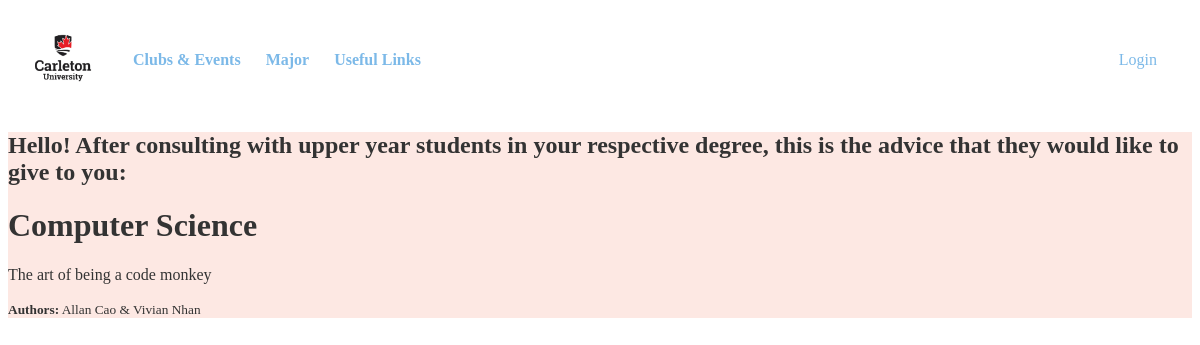
Page /major/Computer-Science/ on the committed database.
### base/models.py (models this page shows, shortened)
class Major(models.Model):
    name = models.CharField(max_length=100, unique=True)
    description = models.TextField()
    authors = models.CharField(max_length=100, null=True)
    slug = models.SlugField(default="", null=True, unique=True)
    css_class = models.CharField(max_length=100, null=True) # will include text like "computer-science" referenced in majors.css

### base/views.py (the view)
# urls.py: path('major/<slug:slug>/', views.MajorDetailView.as_view(), name='majorAdvice'),
class MajorDetailView(DetailView):
    model = Major # The model we want to use to fill out the template with
    template_name = 'base/tips.html' # The template
    context_object_name = 'major' # The name of the model we will use in the template to access the values
    slug_field = 'slug' # The value in the model that we're looking for
    slug_url_kwarg = 'slug' # The value in the url that we're comparing to the slug_field in the model to retrieve the correct model

### base/templates/base/tips.html
{% extends 'main.html' %}
{% block content %}
<div class="{{ major.css_class }}">
    <h2> Hello! After consulting with upper year students in your respective degree, this is the advice that they would like to give to you: <h2>
    <h1>{{ major.name }}</h1>
    <p>{{ major.description }}</p>
    {% if major.authors %}
      <small><strong>Authors:</strong> {{ major.authors }}</small>
    {% endif %}
</div>
{% endblock content %}

### static/styles/majors.css (style rules this page uses)
.computer-science { background-color: #fde8e3; color: #333; }

### rows in the picture
Major: name "Computer Science", description "The art of being a code monkey", authors "Allan Cao & Vivian Nhan"
